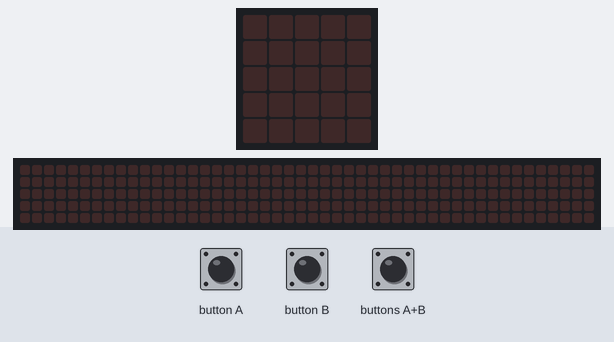
Simulated run of this program. Board: BBC micro:bit (MakeCode). Parts: the board's 5×5 LED display, a strip that is not on the board, showing the scrolling text unrolled. The inputs (shaded band) are chosen by the test bench. The 48×5 strip is a reading aid, not a part: it shows the text the display is scrolling, unrolled, one strip-width of it at a time.

Above: at 1.2 s.
1.3 s: button B pressed for 3.2 s
At 5.4 s:
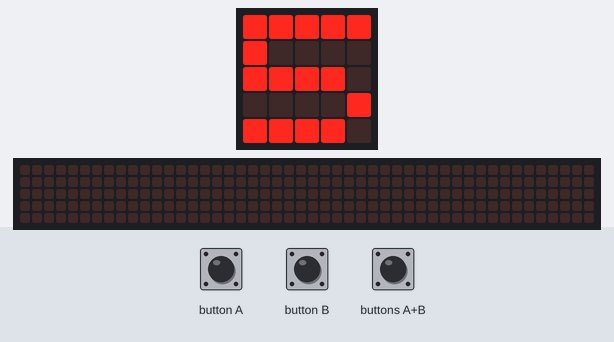
6.0 s: button B pressed for 3.2 s
At 9.08 s:
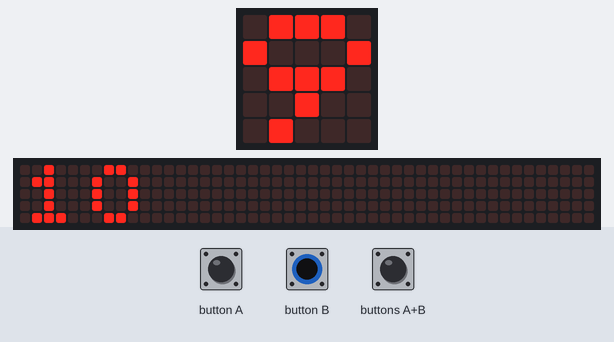
10.9 s: button A pressed for 1 s
At 12.3 s:
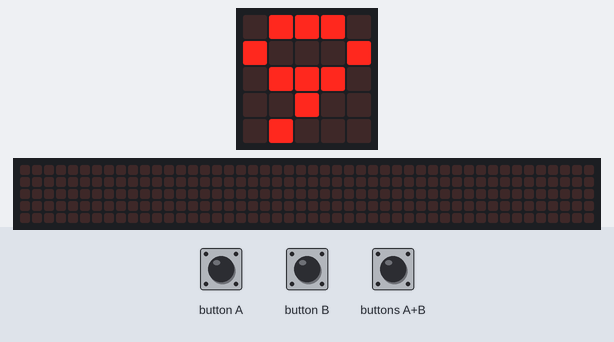
13.4 s: buttons A+B pressed for 0.15 s
At 14.8 s:
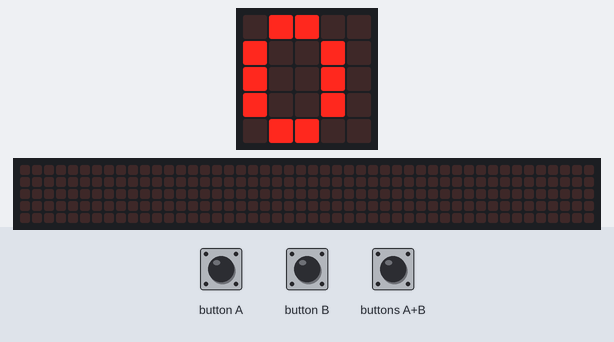
Timing chart, 0 to 16.0 s (numbered marks = the images above; inputs shaded):
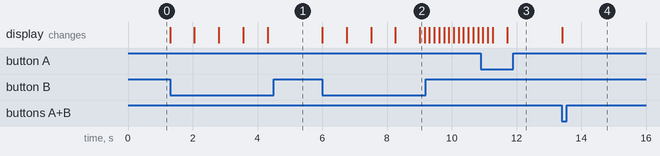

The program:

main.ts
```typescript
let Np = 0
basic.forever(function () {
    // En el buble si el boton A y B estan presionados asignamos a la variable NP cero y la mostramos. Se debe colocar esta condicion primero para no afectar los valores.
    while (input.buttonIsPressed(Button.AB)) {
        Np = 0
        basic.showNumber(Np)
    }
    // Si se presiona el noton B, a la variable NP le sumamos 1 y mostramos el valor
    while (input.buttonIsPressed(Button.B)) {
        Np += 1
        basic.showNumber(Np)
    }
    while (input.buttonIsPressed(Button.A)) {
        // Primero preguntamos si la variable NP es > cero, si se cumple la condicion le restamos 1 a la variable Np sino simplemente mostramos la variable NP
        if (Np > 0) {
            Np += -1
            basic.showNumber(Np)
        }
        basic.showNumber(Np)
    }
})
```

test.ts
```typescript
// aquí va el archivo "tests"; esto no se compilará cuando este paquete se utilice como una extensión.
```

Measured:
- after the input at 1.3 s, the display: first changes at once (image 1 shows a later state)
- after the input at 6.0 s, the display: first changes at once (image 2 shows a later state)
- after the input at 13.4 s, the display: changes at once (image 4)
